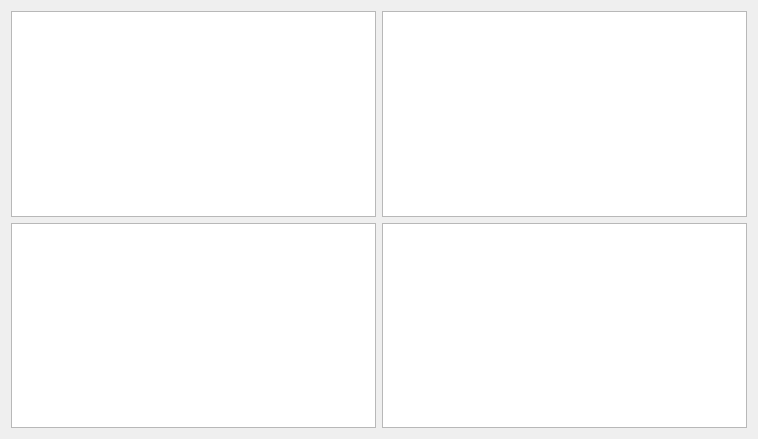
<?xml version="1.0" encoding="UTF-8"?>
<ui version="4.0">
 <class>MatrixView</class>
 <widget class="QWidget" name="MatrixView">
  <property name="geometry">
   <rect>
    <x>0</x>
    <y>0</y>
    <width>758</width>
    <height>439</height>
   </rect>
  </property>
  <layout class="QGridLayout">
   <item row="0" column="0">
    <widget class="QListWidget" name="urgentImportant"/>
   </item>
   <item row="0" column="1">
    <widget class="QListWidget" name="notUrgentImportant"/>
   </item>
   <item row="1" column="0">
    <widget class="QListWidget" name="urgentNotImportant"/>
   </item>
   <item row="1" column="1">
    <widget class="QListWidget" name="notUrgentNotImportant"/>
   </item>
  </layout>
 </widget>
 <resources/>
 <connections/>
</ui>
